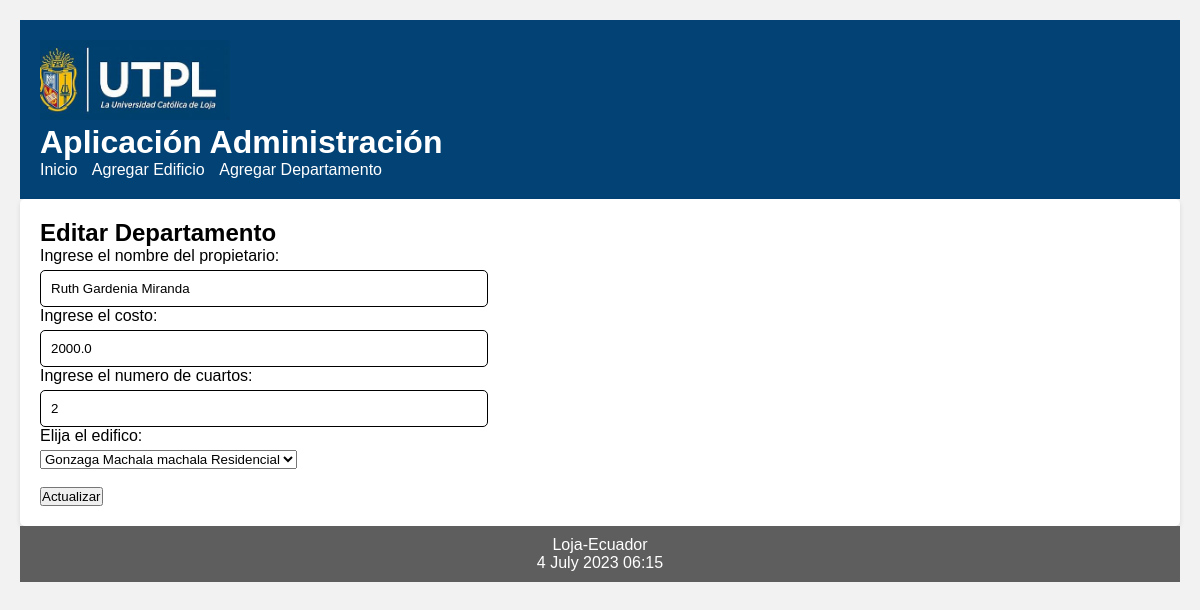
The page /editar_departamento/7 on the database its author committed.
### vivienda/models.py (models this page shows, shortened)
class Departamento(models.Model):
    nombrePropietario = models.CharField(max_length=30)
    costo = models.FloatField()
    num_cuartos = models.IntegerField()
    edificio = models.ForeignKey(Edificio, on_delete=models.CASCADE,
            related_name="Departamentos")

### vivienda/views.py (the view)
# urls.py: path('editar_departamento/<int:id>', views.editar_Departamento, name = 'editar_departamento'),
def editar_Departamento(request, id):
    departamento = Departamento.objects.get(pk=id)
    if request.method=='POST':
        formulario = DeparatmentoForm(request.POST, instance=departamento)
        print(formulario.errors)
        if formulario.is_valid():
            formulario.save()
            return redirect(index)
    else:
        formulario = DeparatmentoForm(instance=departamento)
    diccionario = {'formulario': formulario}
    return render(request, 'editarDepartamento.html', diccionario)

### vivienda/forms.py (shortened to what this page needs)
class DeparatmentoForm(ModelForm):
    class Meta:
        model = Departamento
        fields = ['nombrePropietario', 'costo', 'num_cuartos', 'edificio']
        labels = {
            'nombrePropietario': _("Ingrese el nombre del propietario"),
            'costo': _("Ingrese el costo"),
            'num_cuartos': _("Ingrese el numero de cuartos"),
            'edificio': _("Elija el edifico"),
        }

### vivienda/models.py (called while the page is built)
    def __str__(self):
        return "%s %s %s %s" % (self.nombre,
                self.direccion,
                self.ciudad,
                self.tipo)

### vivienda/templates/editarDepartamento.html (shortened to what this page needs)
{% extends "master.html" %}
{% block content %}
<h2>Editar Departamento</h3>
<form action="" method="post">
  {{formulario.as_p}}
  <br>
  <p><input type='submit' value='Actualizar'/></p>
</form>
{% endblock %}

### vivienda/static/css/estilos.css (style rules this page uses)
* { margin: 0; padding: 0; box-sizing: border-box; }
body { font-family: 'Arial', sans-serif; background-color: #F2F2F2; padding: 20px; }
input[type="text"], input[type="number"], input[type="email"] { width: 40%; padding: 10px; border-radius: 5px; border: 1px solid #000000; }
label { display: block; margin-bottom: 5px; }

### rows shown on the page
Departamento: nombrePropietario "Ruth Gardenia Miranda", costo "2000.0", num_cuartos "2", edificio "Gonzaga Machala machala Residencial"
